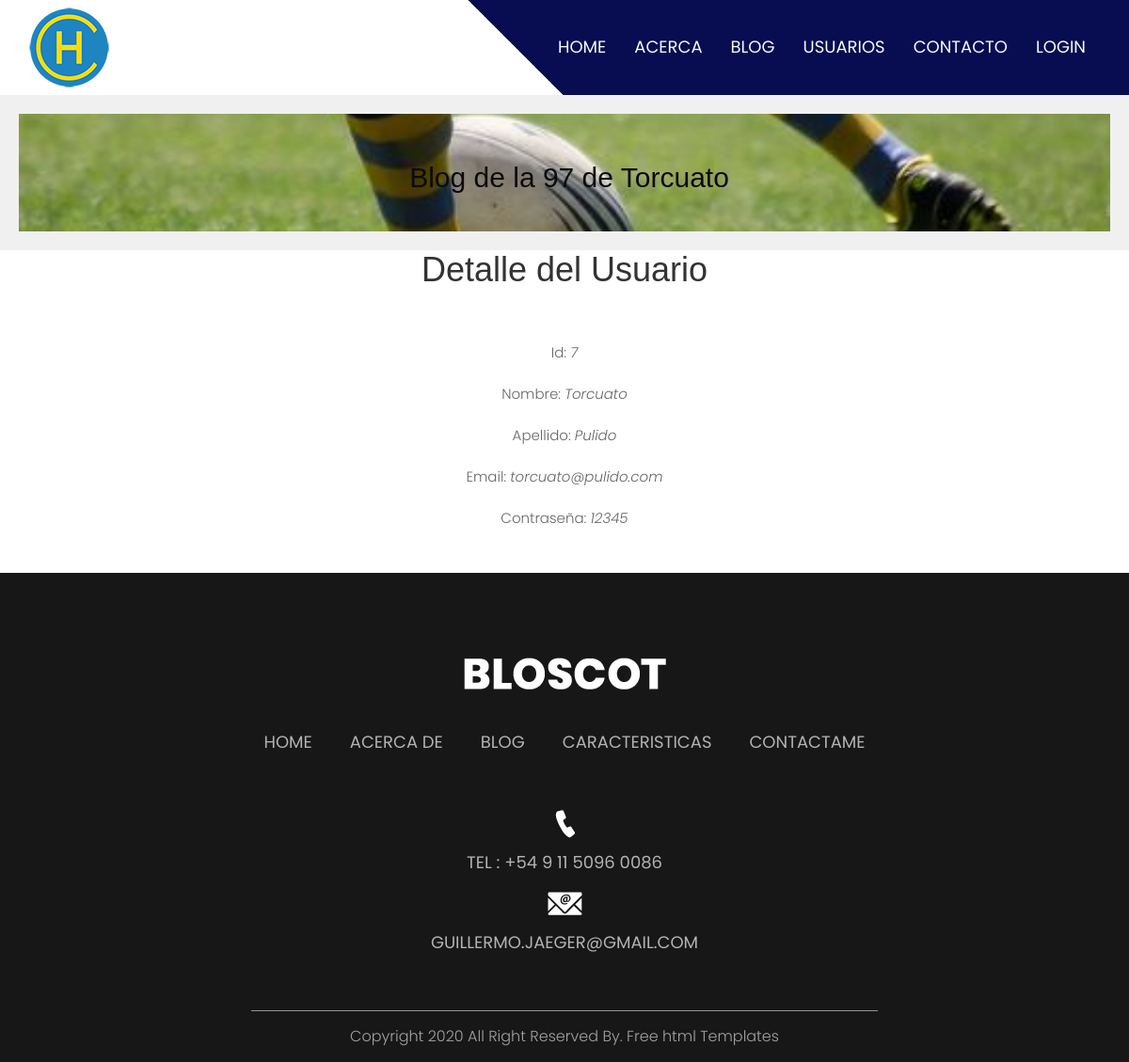
Screenshot of /cuentas/usuario/7 with the database file from the repository.
### cuentas/models.py (models this page shows, shortened)
class Usuario(models.Model):
    nombreusuario=models.CharField(max_length=40,null=False,default="")
    nombre=models.CharField(max_length=40,null=False,default="")
    apellido=models.CharField(max_length=40,null=False,default="")
    contraseña=models.CharField(max_length=40)
    email=models.EmailField(max_length=40,null=True,default="")

### cuentas/views.py (the view)
# urls.py: path("usuario/<pk>",UsuarioDetalle.as_view(),name="usuariodetalle"),
class UsuarioDetalle(DetailView):
    model = Usuario
    template_name = 'usuariodetalle.html'

### cuentas/templates/usuariodetalle.html (shortened to what this page needs)
{% extends "padre.html" %}
{% load static % }
{% block contenido %}
<br>
<br>
<div class="container text-center">
    <h1>Detalle del Usuario</h1>
</div>
<br>
<div class="container text-center">
    <div class="row">
            <div class="col-sm-12 align-items-center">
                    <p>Id: <i> {{ usuario.id }}</i></p>
                    <p>Nombre: <i> {{ usuario.nombre }}</i></p>
                    <p>Apellido: <i> {{ usuario.apellido }}</i></p>
                    <p>Email: <i> {{ usuario.email }}</i></p>
                    <p>Contraseña: <i> {{ usuario.contraseña }}</i></p>
            </div>
            <br>
            <br>
                </div>
            </div>
            <br>

### cuentas/static/css/style.css (style rules this page uses)
* { box-sizing: border-box !important; transition: ease all 0.5s; }
html { scroll-behavior: smooth; }
body { color: #666666; font-size: 14px; font-family: Poppins; line-height: 1.80857; font-weight: normal; overflow-x: hidden; }
h1, h2, h3, h4, h5, h6 { letter-spacing: 0; font-weight: normal; position: relative; padding: 0 0 10px 0; font-weight: normal; line-height: normal; color: #111111; margin: 0 }
h1 { font-size: 24px }
*, *::after, *::before { -webkit-box-sizing: border-box; -moz-box-sizing: border-box; box-sizing: border-box; }
p { margin: 20px; font-weight: 300; font-size: 15px; line-height: 24px; }

### rows the page displays
Usuario: id "7", nombre "Torcuato", apellido "Pulido", email "torcuato@pulido.com", contraseña "12345"
